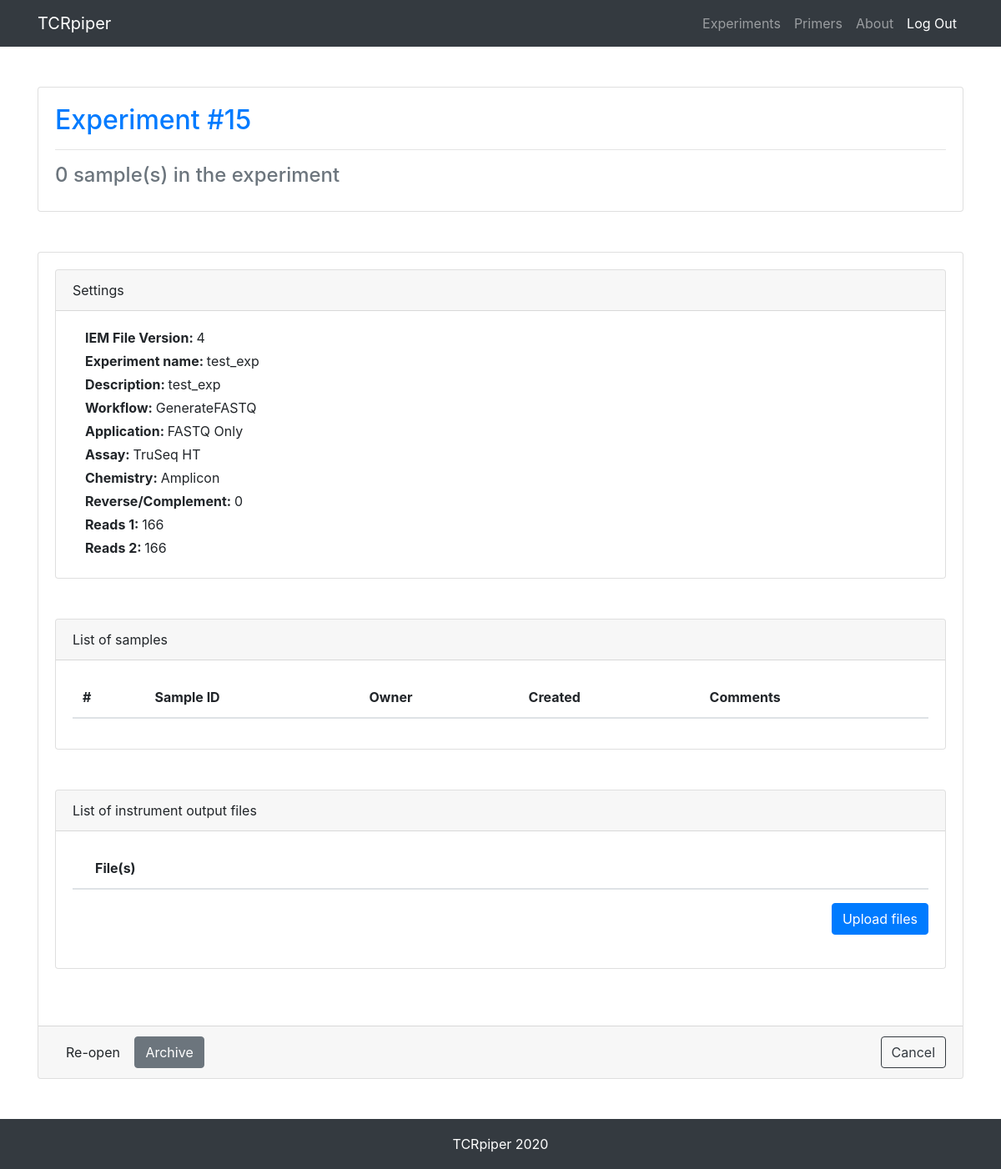
Before: /experiment/proc/15/ with the older database file.
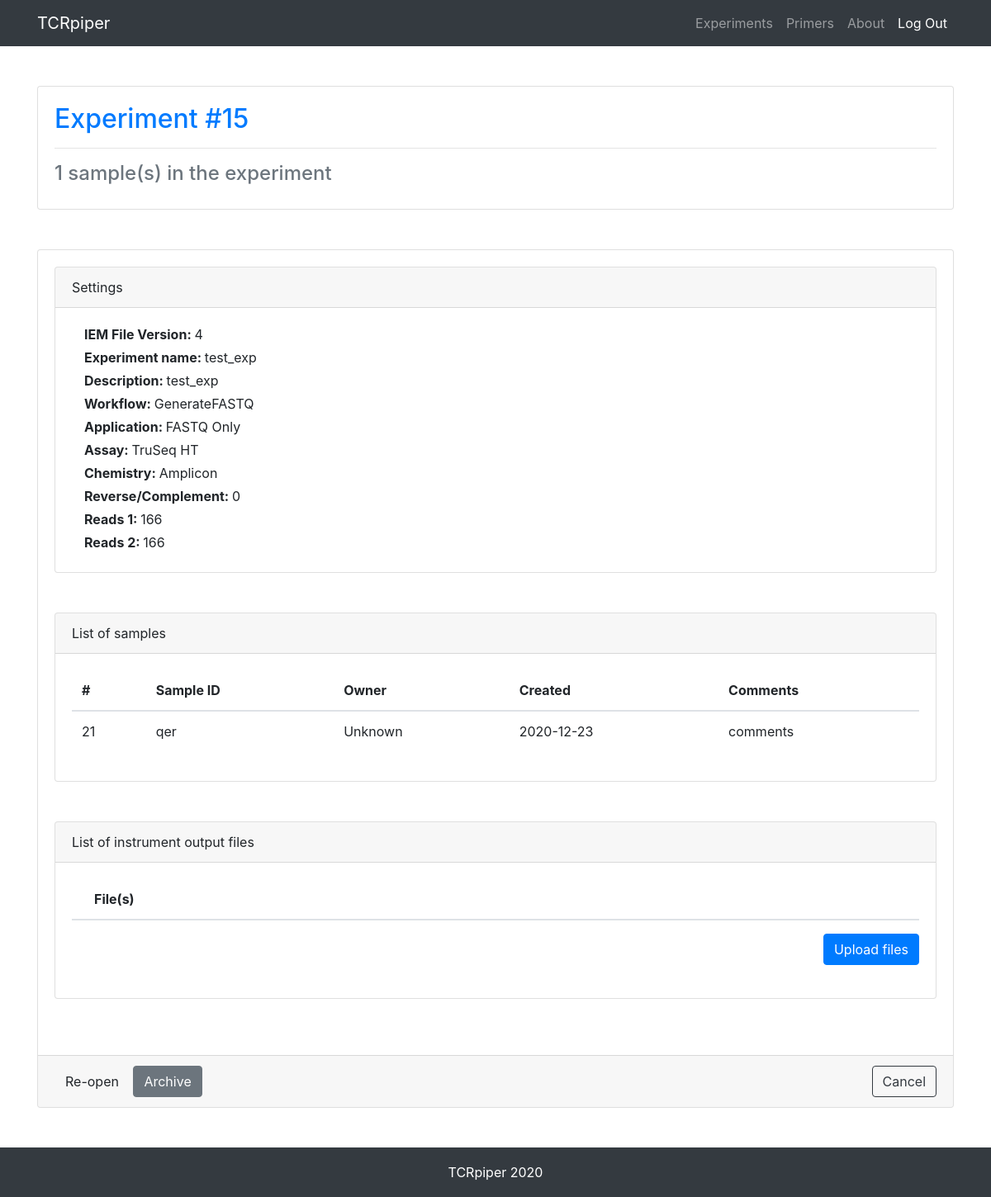
After: the same page with the newer database file.
### experiment/models.py (models this page shows, shortened)
class Experiment(models.Model):
    status = models.CharField(max_length=200, choices=EXPERIMENT_STATUS, default='open')
    iem_file_version = models.CharField(max_length=200, default=FILE_VERSION)
    name = models.CharField(max_length=200)
    date = models.DateField(auto_now_add=True)
    workflow = models.CharField(max_length=200, choices=WORKFLOW_TYPE, default='GenerateFASTQ')
    application = models.CharField(max_length=200, choices=APPLICATION_TYPE, default='FASTQ Only')
    assay = models.CharField(max_length=200, choices=ASSAY_TYPE, default='TruSeq HT')
    chemistry = models.CharField(max_length=200, choices=CHEMISTRY, default='Amplicon')
    description = models.TextField(default='')
    reads_1 = models.IntegerField(default=0)
    reads_2 = models.IntegerField(default=0)
    rev_compl = models.IntegerField(choices=REVCOMPL, default=0)
    output_status = models.CharField(max_length=200, choices=RESULT_STATUS, default='incomplete')
    output_dir = models.CharField(max_length=200, default='')
    output_file = models.CharField(max_length=200, default='')

### sample/models.py (models this page shows, shortened)
class Sample(models.Model):
    experiment_id = models.IntegerField(db_index=True)
    name = models.CharField(max_length=200, default='')
    project = models.CharField(max_length=200)
    ident = models.CharField(max_length=200)
    plate = models.CharField(max_length=200, default='')
    well = models.CharField(max_length=200, default='')
    cell_number = models.IntegerField(default=0)
    read_number = models.IntegerField(default=0)
    smart_name = models.CharField(max_length=200, default='')
    smart_benchling = models.CharField(max_length=200, default='')
    alfa_subsample_ident = models.CharField(max_length=200, default='')  # sample_ID = sample_ident + alfa_subsample_ident
    alfa_index_name = models.CharField(max_length=200, default='')
    alfa_index_benchling = models.CharField(max_length=200, default='')
    beta_subsample_ident = models.CharField(max_length=200, default='')  # sample_ID = sample_ident + beta_subsample_ident
    beta_index_name = models.CharField(max_length=200, default='')
    beta_index_benchling = models.CharField(max_length=200, default='')
    comments = models.TextField(default='')
    date = models.DateField(auto_now_add=True)
    owner = models.CharField(max_length=200, default='Unknown')

### experiment/views.py (the view)
# urls.py: path('proc/<int:experiment_id>/', views.processing, name='experiment_proc'),
def processing(request, experiment_id=0):
    if experiment_id:
        try:
            experiment = Experiment.objects.get(id=experiment_id)
        except Exception:
            return HttpResponseRedirect(reverse('experiment:experiment_stock'))
        sample_list = Sample.objects.filter(experiment_id=experiment.id).order_by('id').reverse()
        file_list = File.objects.filter(experiment_id=experiment.id)
        context = {
            'experiment_id': experiment.id,
            'experiment_status': experiment.status,
            'sample_list': sample_list,
            'num_of_samples': len(sample_list),
            'file_list': file_list,
            'num_of_files': len(file_list),
            'settings': [
                ['IEM File Version', experiment.iem_file_version],
                ['Experiment name', experiment.name],
                ['Description', experiment.description],
                ['Workflow', experiment.workflow],
                ['Application', experiment.application],
                ['Assay', experiment.assay],
                ['Chemistry', experiment.chemistry],
                ['Reverse/Complement', str(experiment.rev_compl)],  # str() is important !!!
                ['Reads 1', experiment.reads_1],
                ['Reads 2', experiment.reads_2]
            ]
        }
        return render(request, 'experiment_processing.html', context)
    return HttpResponseRedirect(reverse('experiment:experiment_stock'))

### experiment/templates/experiment_processing.html (shortened to what the changed rows need)
{% load static %}
<!DOCTYPE html>
<html lang="en">
<head>
  <link href="{% static "vendor/bootstrap/css/bootstrap.min.css" %}" rel="stylesheet">
  <link href="{% static "css/main.css" %}" rel="stylesheet">
</head>
<body>
  <div class="container">
    <div class="row">
      <div class="col-md-12 mb-5">
        <div class="card">
          <div class="card-body">
           <h2 class="card-title">
             <p class="text-primary">
               {% if experiment_id %}
                 Experiment #{{ experiment_id }}
               {% else %}
                 New Experiment
               {% endif %}
             </p>
           </h2>
           <hr class="my-3">
           <h4 class="text-secondary">{{ num_of_samples }} sample(s) in the experiment</h4>
          </div>
        </div>
      </div>
    </div>
    <div class="row">
      <div class="col-md-12 mb-5">
        <div class="card h-100">
          <div class="card-body">
            <div class="row">
              <div class="col-md-12 mb-5">
                <div class="card h-100">
                  <div class="card-body">
                    {% for setting in settings %}
                      <div class="col-md-12 mb-1">
                          <span class="font-weight-bold">{{ setting.0 }}: </span><span>{{ setting.1 }}</span>
                      </div>
                    {% endfor %}
                  </div>
                </div>
              </div>
            </div>
            {% if experiment_id %}
              <div class="row">
                <div class="col-md-12 mb-5">
                  <div class="card h-100">
                    <div class="card-body scroll">
                      <table class="table">
                        <thead>
                          <tr>
                            <th scope="col">#</th>
                            <th scope="col">Sample ID</th>
                            <th scope="col">Owner</th>
                            <th scope="col">Created</th>
                            <th scope="col">Comments</th>
                          </tr>
                        </thead>
                        <tbody>
                          {% for sample in sample_list %}
                            <tr>
                              <td scope="row">{{ sample.id }}</td>
                              <td>{{ sample.ident }}</td>
                              <td>{{ sample.owner }}</td>
                              <td>{{ sample.date }}</td>
                              <td>{{ sample.comments }}</td>
                            </tr>
                          {% endfor %}
                        </tbody>
                      </table>
                    </div>
                  </div>
                </div>
              </div>
            {% endif %}
            {% if experiment_id %}
              <div class="row">
                <div class="col-md-12 mb-5">
                  <div class="card h-100">
                    <div class="card-body">
                      {% include "filestorage.html" %}
                    </div>
                  </div>
                </div>
              </div>
            {% endif %}
          </div>
        </div>
      </div>
    </div>
  </div>
</body>
</html>

Changed rows visible on the page:
added Sample: id "21", ident "qer", owner "Unknown", date "2020-12-23", comments "comments"
Other visible differences:
{{ num_of_samples }}: "0" → "1"
